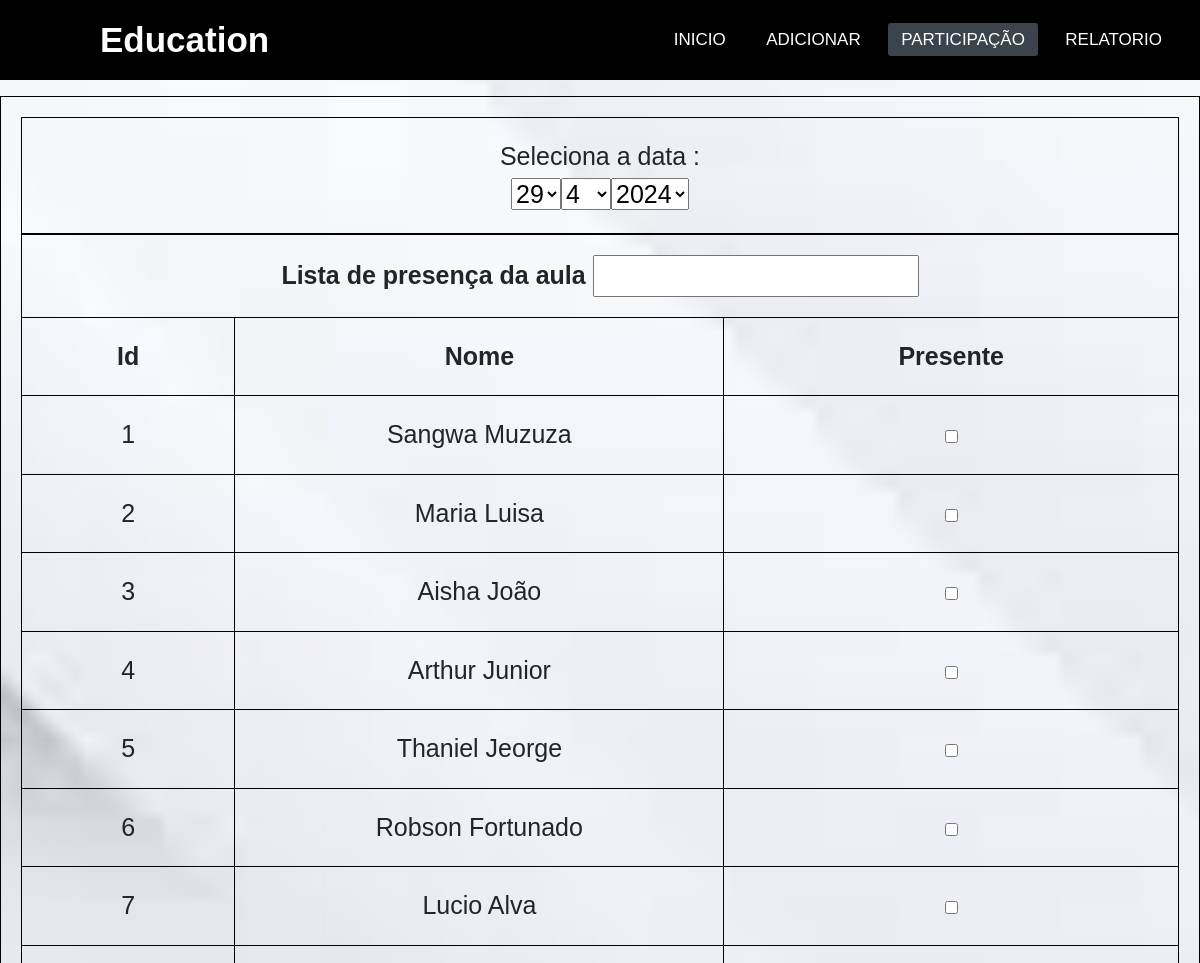
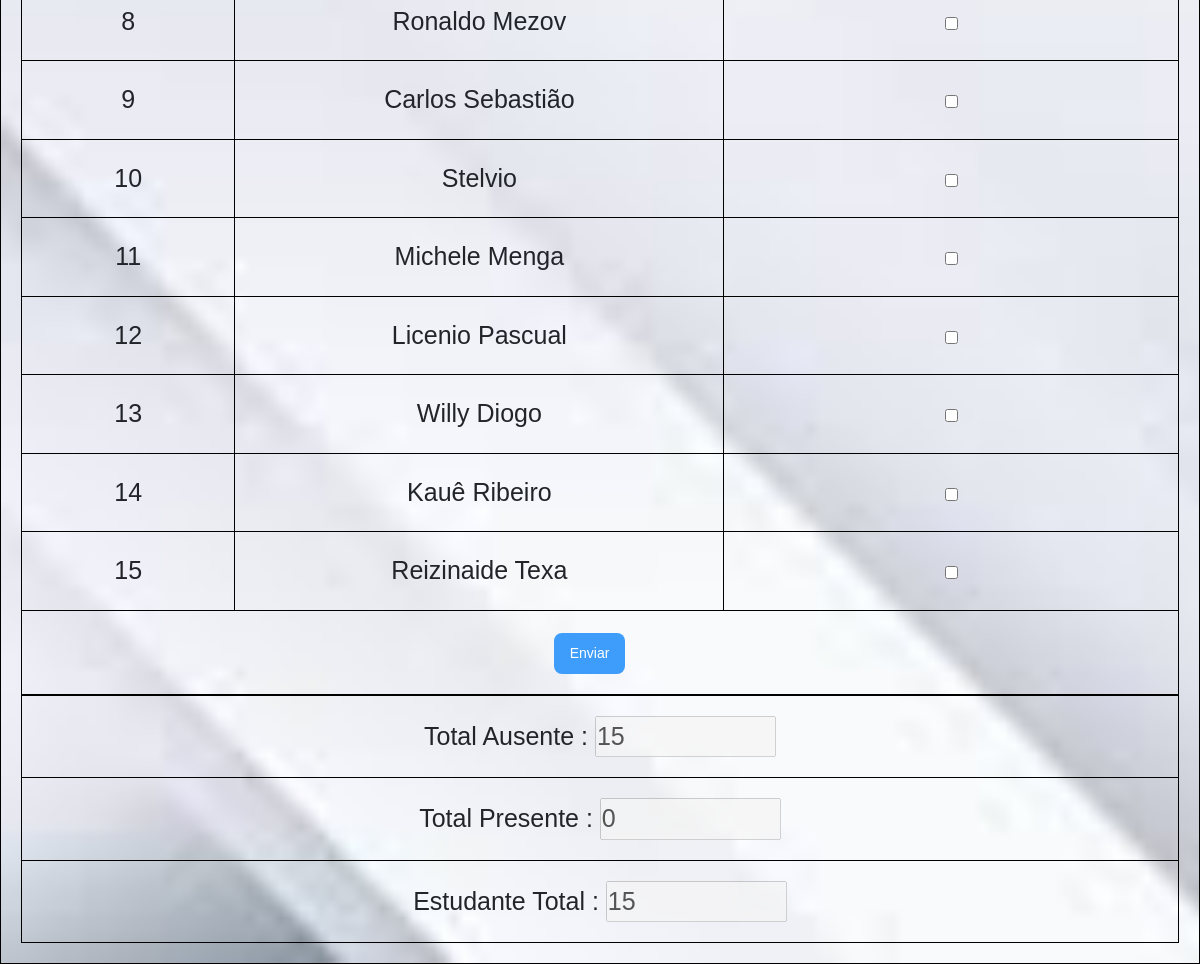
Page /participação.php on the committed database (2 pictures, top to bottom).
### tables this page shows
CREATE TABLE `estudante` (
  `id` int(11) NOT NULL,
  `nome` varchar(100) NOT NULL,
  `sexo` enum('masculino','femenino','','') NOT NULL,
  `turno` enum('manha','tarde','','') NOT NULL,
  `pitruca` enum('nova_vida','camama','','') NOT NULL,
  `data` date NOT NULL
);

### participação.php (the view, shortened to what this page needs)
<!DOCTYPE html>
<html lang="en">
<head>
	<link rel="stylesheet" href="bootstrap.css">
    <link href="https://cdn.jsdelivr.net/npm/bootstrap@5.2.0-beta1/dist/css/bootstrap.min.css" rel="stylesheet"
>
</head>
<body>
	<nav>
        <label class="logo">Education</label>
        <ul>
            <li><a  href="inicio.php">Inicio</a></li>
            <li><a href="index.php">Adicionar</a></li>
            <li><a class="active" href="participação.php">Participação</a></li>
            <li><a href="relatorio.php">relatorio</a></li>
        </ul>
    </nav>
<table >
        <td>
        <form action="enviado.php" method="post">
        <table >
            	<tr>
                	<td> Seleciona a data : <br />
                   <?php
				 		    $dt = getdate();
							$day = $dt["mday"];
							$month = date("m");
							$year = $dt["year"];
							echo "<select name='cdate'>";
							for($a=1;$a<=31;$a++)
							{
								if($day == $a)
									echo "<option value='$a' selected='selected'>$a</option>";
								else
									echo "<option value='$a' >$a</option>";
							}
							echo "</select><select name='cmonth'>";
							for($a=1;$a<=12;$a++)
							{
								if($month == $a)
									echo "<option value='$a' selected='selected'>$a</option>";
								else
									echo "<option value='$a' >$a</option>";
							}
							echo "</select><select name='cyear'>";
							for($a=2010;$a<=$year;$a++)
							{
								if($year == $a)
									echo "<option value='$a' selected='selected'>$a</option>";
								else
									echo "<option value='$a' >$a</option>";
							}
							echo "</select>";
						?>
                    </td>
                </tr>
             </table>
          <table>
            <tr>
              <td colspan="3"><div align="center"><strong>Lista de presença da aula <input type="text" id="txt" name="sum"></span></strong></div></td>
            </tr>
            <tr >
              <td><strong >Id</strong></td>
              <td><strong >Nome</strong></td>
              <td><strong >Presente</strong></td>
            </tr>
            <?php
				include "conn.php";
				extract($_POST);
				$query = "select * from estudante order by id";
				$s = 0;
				$result = mysqli_query($conn,$query);
				while($rec = mysqli_fetch_array($result))
				{
					$s = $s + 1;
					echo ' <tr>
							  <td >'.$rec["id"].'</td>
							  <td >'.$rec["nome"].'</td>
							  <td ><input type=checkbox name='.$rec["id"].' onclick="getatt(this.checked);"/></td>
							</tr>';
				}
			?>
            <tr>
              <td colspan="3"><div align="center">
                <input type="submit" value="Enviar" name="btnsubmit" class="btnsubmit" onclick="passvalues();"/>
                &nbsp;&nbsp;</div></td>
            </tr>
          </table>
          </form>
         	<table c>
            	<tr>
                	<td> Total Ausente : <input type="text" id="txtAbsent" value="<?php print $s; ?>" size="10" disabled="disabled"/></td>
                </tr>
                <tr>
                	<td> Total Presente : <input type="text" id="txtPresent" value="0" size="10"  disabled="disabled"/></td>
                </tr>
                <tr>
                	<td> Estudante Total : <input type="text" id="txtStrength" value="<?php print $s; ?>" size="10" disabled="disabled"/></td>
                </tr>
             </table>
         </td>
    </table>
</body>
</html>

### participação.php (style rules this page uses)
body { background-image: url("imagens/Fundo.jpg"); background-repeat: no-repeat; background-size: cover; }
* { font-family: 'Rubik', sans-serif; margin:0; padding:0; box-sizing: border-box; list-style: none; }
nav { background: black; height: 80px; width: 100%; }
label.logo { color: white; font-size: 35px; line-height: 80px; padding: 0 100px; font-weight: bold; }
nav ul { float:right; margin-right:20px; }
nav ul li { display: inline-block; line-height:80px; margin:0 5px; }
nav ul li a { color:white; font-size:17px; padding: 7px 13px; border-radius: 3px; text-transform:uppercase; text-decoration:none; }
a.active,a:hover { background: #3b444d; transition:.5s; }
table { width:100%; }
table,th,td { margin auto; font-size: 25px; padding:20px; text-align:center; border:1px solid #000; border-collapse: collapse; }
td { width: 1px; height: 1px; }
.btnsubmit { background-color: #3e9cfa; border-radius: 8px; border-style: none; color: #FFFFFF; cursor: pointer; font-size: 14px; padding: 10px 16px; }

### rows in the picture
estudante: id "1", nome "Sangwa Muzuza"
estudante: id "2", nome "Maria Luisa"
estudante: id "3", nome "Aisha João"
estudante: id "4", nome "Arthur Junior"
estudante: id "5", nome "Thaniel Jeorge"
estudante: id "6", nome "Robson Fortunado"
estudante: id "7", nome "Lucio Alva"
estudante: id "8", nome "Ronaldo Mezov"
estudante: id "9", nome "Carlos Sebastião"
estudante: id "10", nome "Stelvio"
estudante: id "11", nome "Michele Menga"
estudante: id "12", nome "Licenio Pascual"
estudante: id "13", nome "Willy Diogo"
estudante: id "14", nome "Kauê Ribeiro"
estudante: id "15", nome "Reizinaide Texa"

### other values in the picture
form field cdate "29"
form field cmonth "4"
form field cyear "2024"
